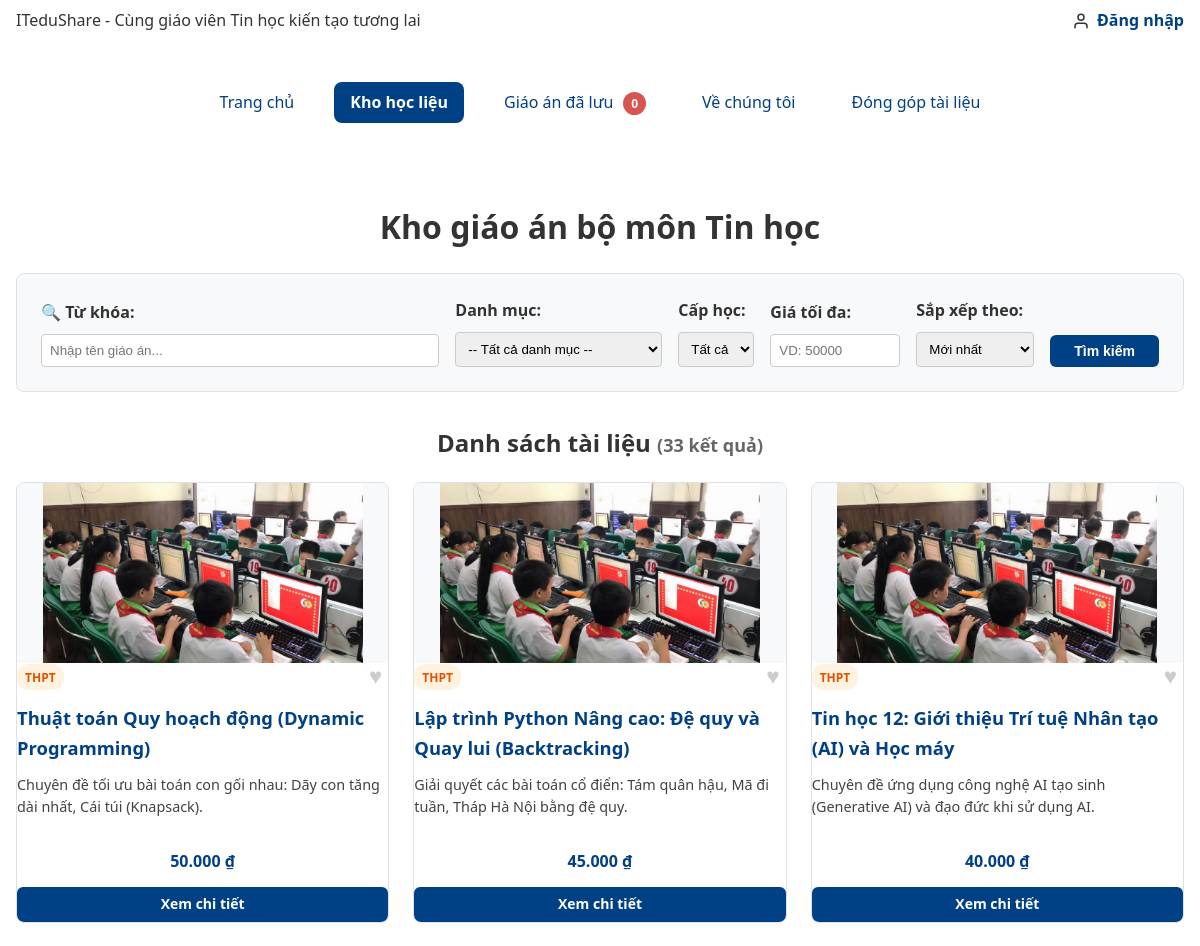
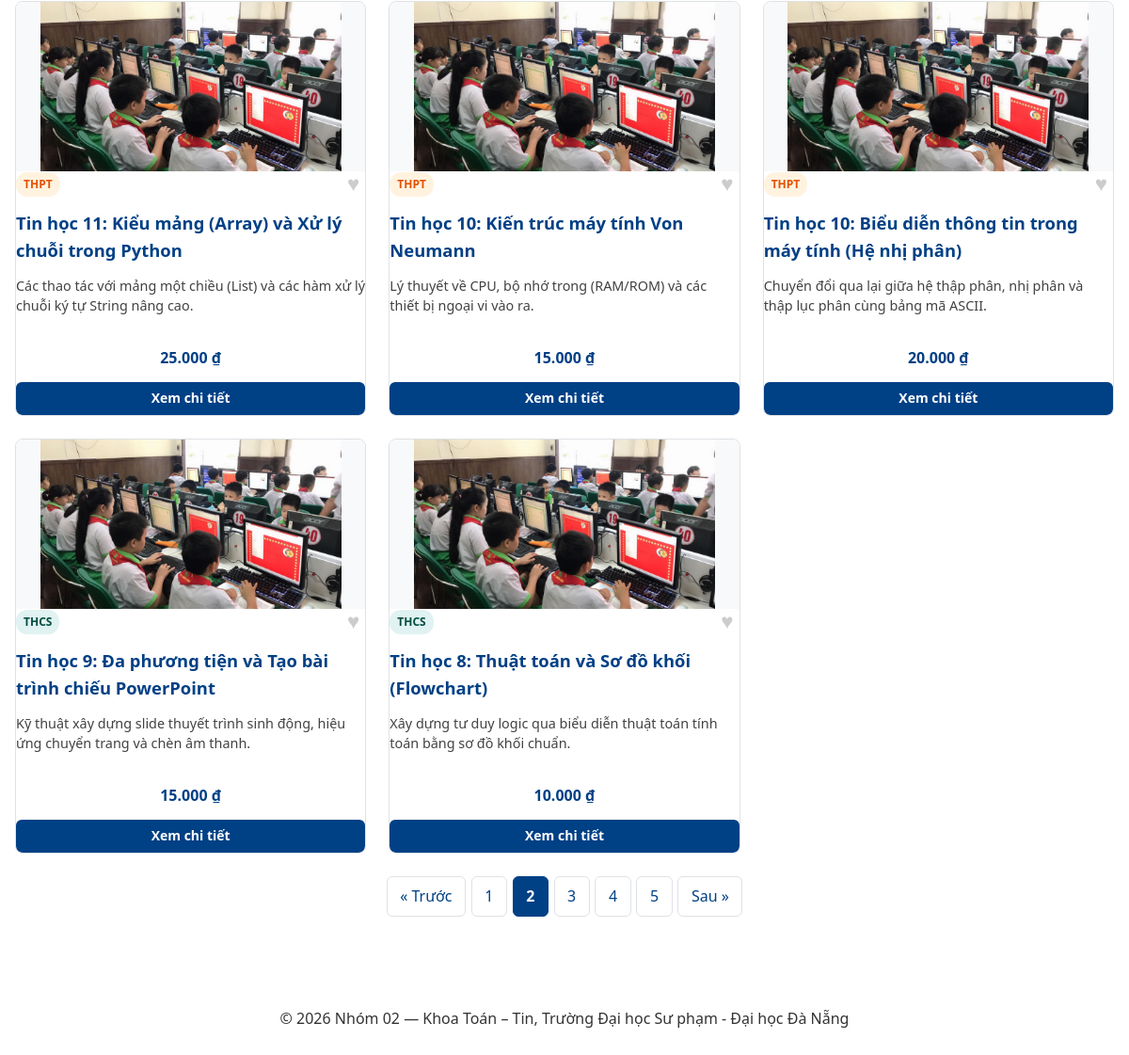
Screenshot of /kho-hoc-lieu.php?trang=2 with the database file from the repository (2 pictures, top to bottom).
### tables this page shows
CREATE TABLE giao_an (
  id          INT UNSIGNED AUTO_INCREMENT PRIMARY KEY,
  danh_muc_id INT UNSIGNED NOT NULL,
  ten         VARCHAR(200) NOT NULL,
  gia         INT UNSIGNED NOT NULL DEFAULT 0 CHECK (gia >= 0),
  ton_kho     INT UNSIGNED NOT NULL DEFAULT 10 CHECK (ton_kho >= 0),
  hinh_anh    VARCHAR(255) NULL,
  mo_ta       TEXT NULL,
  cap_hoc     VARCHAR(50) NOT NULL DEFAULT 'THCS',
  video_url   VARCHAR(255) NULL,
  luot_tai    INT UNSIGNED NOT NULL DEFAULT 0,
  ngay_tao    DATETIME NOT NULL DEFAULT CURRENT_TIMESTAMP,
  FOREIGN KEY (danh_muc_id) REFERENCES danh_muc(id),
  INDEX idx_giao_an_dm_gia (danh_muc_id, gia),
  INDEX idx_giao_an_ten (ten)
);

### inc/ham.php (called while the page is built, shortened)
<?php
function e(mixed $str): string {
    return htmlspecialchars((string)$str, ENT_QUOTES | ENT_SUBSTITUTE, 'UTF-8');
}
function vnd($gia): string {
    $gia = (float)$gia;
    return number_format($gia, 0, ',', '.') . ' ₫';
}

### inc/db.php (called while the page is built, shortened)
<?php
function db(): PDO {
    static $pdo = null;
    if ($pdo === null) {
        $host    = 'localhost';
        $port    = '3306';
        $dbname  = 'ltweb_nhom02';
        $charset = 'utf8mb4';
        $user    = 'root';
        $pass    = '';
        $dsn = "mysql:host={$host};port={$port};dbname={$dbname};charset={$charset}";
        $options = [
            PDO::ATTR_ERRMODE            => PDO::ERRMODE_EXCEPTION,
            PDO::ATTR_DEFAULT_FETCH_MODE => PDO::FETCH_ASSOC,
            PDO::ATTR_EMULATE_PREPARES   => false,
        ];
        $pdo = new PDO($dsn, $user, $pass, $options);
    }
    return $pdo;
}

### src/Data/KhoGiaoAn.php (called while the page is built, shortened)
<?php
class KhoGiaoAn
{
    private function dieuKien(array $loc): array
    {
        $dk = [];
        $ts = [];
        $where = $dk ? 'WHERE ' . implode(' AND ', $dk) : '';
        return [$where, $ts];
    }
    public function dem(array $loc): int
    {
        [$where, $ts] = $this->dieuKien($loc);
        $st = $this->db->prepare("SELECT COUNT(*) FROM giao_an $where");
        $st->execute($ts);
        return (int) $st->fetchColumn();
    }
    public function trang(array $loc, string $sx, int $soDong, int $boQua): array
    {
        [$where, $ts] = $this->dieuKien($loc);
        $orderBy = match ($sx) {
            'gia-tang' => 'gia ASC, id',
            'gia-giam' => 'gia DESC, id',
            'ten'      => 'ten ASC, id',
            default    => 'id DESC',
        };
        $st = $this->db->prepare("SELECT * FROM giao_an $where ORDER BY $orderBy LIMIT ? OFFSET ?");
        $idx = 1;
        $st->bindValue($idx++, (int) $soDong, PDO::PARAM_INT);
        $st->bindValue($idx++, (int) $boQua, PDO::PARAM_INT);
        $st->execute();
        return array_map(fn(array $d) => GiaoAn::tuMang($d), $st->fetchAll());
    }
}

### src/Models/GiaoAn.php (called while the page is built, shortened)
<?php
class GiaoAn
{
    public static function tuMang(array $d): self
    {
        return new self(
            id:        (int)($d['id']        ?? 0),
            ten:       (string)($d['ten']     ?? ''),
            mo_ta:     (string)($d['mo_ta']   ?? ''),
            cap_hoc:   (string)($d['cap_hoc'] ?? ''),
            gia:       (int)($d['gia']        ?? 0),
            hinh_anh:  (string)($d['hinh_anh'] ?? ''),
            video_url: (string)($d['video_url'] ?? ''),
        );
    }
}

### kho-hoc-lieu.php (the view, shortened to what this page needs)
<?php
$kho   = new KhoGiaoAn(db());
$duong = ['options' => ['min_range' => 1]];
$loc = [
    'q'        => trim($_GET['q'] ?? ''),
    'dm'       => filter_var($_GET['dm'] ?? '', FILTER_VALIDATE_INT, $duong),
    'giaToiDa' => filter_var($_GET['gia'] ?? '', FILTER_VALIDATE_INT, $duong),
    'cap_hoc'  => trim($_GET['cap_hoc'] ?? 'Tất cả'),
];
$capHocHopLe = ['Tất cả', 'THCS', 'THPT'];
$kieuSx = [
    'moi'      => 'Mới nhất',
    'gia-tang' => 'Giá tăng dần',
    'gia-giam' => 'Giá giảm dần',
    'ten'      => 'Tên (A–Z)',
];
$sx = $_GET['sx'] ?? 'moi';
$moiTrang = 8;
$tong     = $kho->dem($loc);
$soTrang  = max(1, (int) ceil($tong / $moiTrang));
$hienTai  = filter_var($_GET['trang'] ?? 1, FILTER_VALIDATE_INT, [
    'options' => ['min_range' => 1, 'default' => 1]
]);
$hienTai  = min($hienTai, $soTrang);
$boQua    = ($hienTai - 1) * $moiTrang;
$danhSach = $kho->trang($loc, $sx, $moiTrang, $boQua);
function lienKetTrang(int $so): string
{
    return '?' . http_build_query(array_merge($_GET, ['trang' => $so]));
}
require __DIR__ . '/inc/header.php';
?>
    <main class="trang__chinh">
        <h1 class="tieu-de-chinh can-giua-chu">Kho giáo án bộ môn Tin học</h1>
        <section class="bo-loc-hoc-lieu" aria-label="Tìm kiếm và lọc học liệu"
                 style="background: var(--nen-phu, #f8f9fa); padding: 1.5rem; border-radius: 8px; margin-bottom: 2rem;">
            <form method="GET" action="kho-hoc-lieu.php" role="search"
                  style="display: flex; flex-wrap: wrap; gap: 1rem; align-items: flex-end;">
                <div style="flex: 1; min-width: 220px;">
                    <label for="o-tim-kiem" style="font-weight: bold; display: block; margin-bottom: 0.5rem;">
                        🔍 Từ khóa:
                    </label>
                    <input type="text" id="o-tim-kiem" name="q"
                           value="<?= e($loc['q']) ?>"
                           placeholder="Nhập tên giáo án..."
                           style="width: 100%; padding: 0.5rem; border: 1px solid #ccc; border-radius: 4px;">
                </div>
                <div>
                    <label for="loc-danh-muc" style="font-weight: bold; display: block; margin-bottom: 0.5rem;">
                        Danh mục:
                    </label>
                    <select id="loc-danh-muc" name="dm"
                            style="padding: 0.5rem; border: 1px solid #ccc; border-radius: 4px;">
                        <option value="">-- Tất cả danh mục --</option>
                    </select>
                </div>
                <div>
                    <label for="loc-cap-hoc" style="font-weight: bold; display: block; margin-bottom: 0.5rem;">
                        Cấp học:
                    </label>
                    <select id="loc-cap-hoc" name="cap_hoc"
                            style="padding: 0.5rem; border: 1px solid #ccc; border-radius: 4px;">
                        <?php foreach ($capHocHopLe as $opt): ?>
                            <option value="<?= e($opt) ?>"<?= $opt === $loc['cap_hoc'] ? ' selected' : '' ?>>
                                <?= e($opt) ?>
                            </option>
                        <?php endforeach; ?>
                    </select>
                </div>
                <div>
                    <label for="loc-gia" style="font-weight: bold; display: block; margin-bottom: 0.5rem;">
                        Giá tối đa:
                    </label>
                    <input type="number" id="loc-gia" name="gia" min="0" step="5000"
                           value="<?= $loc['giaToiDa'] ? (int)$loc['giaToiDa'] : '' ?>"
                           placeholder="VD: 50000"
                           style="padding: 0.5rem; border: 1px solid #ccc; border-radius: 4px; width: 130px;">
                </div>
                <div>
                    <label for="sap-xep" style="font-weight: bold; display: block; margin-bottom: 0.5rem;">
                        Sắp xếp theo:
                    </label>
                    <select id="sap-xep" name="sx"
                            style="padding: 0.5rem; border: 1px solid #ccc; border-radius: 4px;">
                        <?php foreach ($kieuSx as $val => $nhan): ?>
                            <option value="<?= e($val) ?>"<?= $val === $sx ? ' selected' : '' ?>>
                                <?= e($nhan) ?>
                            </option>
                        <?php endforeach; ?>
                    </select>
                </div>
                <button type="submit" class="nut-thao-tac nut-thao-tac--xem"
                        style="padding: 0.5rem 1.5rem;">
                    Tìm kiếm
                </button>
            </form>
        </section>
        <section class="danh-sach-the" aria-label="Danh sách giáo án">
            <h2 class="can-giua-chu">
                Danh sách tài liệu
                <small style="font-size: 0.75em; color: #666;">(<?= $tong ?> kết quả)</small>
            </h2>
            <?php if (empty($danhSach)): ?>
                <p role="status" style="text-align: center; padding: 2rem; color: #666; font-style: italic;">
                    😕 Không tìm thấy giáo án nào phù hợp với bộ lọc hiện tại.
                    <br><a href="kho-hoc-lieu.php" style="display: inline-block; margin-top: 0.5rem; color: var(--mau-chinh, #007bff);">Xem tất cả giáo án</a>
                </p>
            <?php else: ?>
                <div class="danh-sach-the__luoi">
                    <?php foreach ($danhSach as $ga): ?>
                        <article class="the-hoc-lieu">
                            <img src="<?= e($ga->hinh_anh) ?>"
                                 alt="<?= e($ga->ten) ?>"
                                 class="the-hoc-lieu__anh"
                                 width="300" height="180" loading="lazy">
                            <div class="the-hoc-lieu__noi-dung">
                                <div style="display: flex; justify-content: space-between; align-items: center;">
                                    <span class="nhan-nho <?= $ga->cap_hoc === 'THCS' ? 'nhan-nho--xanh' : ($ga->cap_hoc === 'THPT' ? 'nhan-nho--cam' : 'nhan-nho--tim') ?>">
                                        <?= e($ga->cap_hoc) ?>
                                    </span>
                                    <button type="button" class="nut-yeu-thich nut-luu-giao-an" data-id="<?= $ga->id ?>" title="Lưu giáo án"
                                            style="background: none; border: none; cursor: pointer; font-size: 1.4rem; color: #ccc; transition: color 0.2s;"
                                            onclick="this.classList.toggle('da-thich'); this.style.color = this.classList.contains('da-thich') ? '#e74c3c' : '#ccc';">
                                        ♥
                                    </button>
                                </div>
                                <h3 class="the-hoc-lieu__tieu-de"><?= e($ga->ten) ?></h3>
                                <p class="the-hoc-lieu__mo-ta"><?= e($ga->mo_ta) ?></p>
                                <div style="margin-top: auto; text-align: center;">
                                    <p style="font-weight: bold; color: var(--mau-chinh, #007bff); margin-bottom: 0.75rem;">
                                        <?= $ga->gia === 0 ? 'Miễn phí' : vnd($ga->gia) ?>
                                    </p>
                                    <a href="chi-tiet-giao-an.php?id=<?= $ga->id ?>"
                                       class="nut-thao-tac nut-thao-tac--xem"
                                       style="display: block; text-align: center;">
                                        Xem chi tiết
                                    </a>
                                </div>
                            </div>
                        </article>
                    <?php endforeach; ?>
                </div>
                <?php if ($soTrang > 1): ?>
                    <nav class="phan-trang" aria-label="Phân trang">
                        <ul class="phan-trang__danh-sach">
                            <?php if ($hienTai > 1): ?>
                                <li>
                                    <a href="<?= e(lienKetTrang($hienTai - 1)) ?>" class="phan-trang__lien-ket" aria-label="Trang trước">
                                        &laquo; Trước
                                    </a>
                                </li>
                            <?php endif; ?>
                            <?php for ($i = 1; $i <= $soTrang; $i++): ?>
                                <li>
                                    <?php if ($i === $hienTai): ?>
                                        <span class="phan-trang__lien-ket phan-trang__lien-ket--hien-tai" aria-current="page">
                                            <?= $i ?>
                                        </span>
                                    <?php else: ?>
                                        <a href="<?= e(lienKetTrang($i)) ?>" class="phan-trang__lien-ket">
                                            <?= $i ?>
                                        </a>
                                    <?php endif; ?>
                                </li>
                            <?php endfor; ?>
                            <?php if ($hienTai < $soTrang): ?>
                                <li>
                                    <a href="<?= e(lienKetTrang($hienTai + 1)) ?>" class="phan-trang__lien-ket" aria-label="Trang sau">
                                        Sau &raquo;
                                    </a>
                                </li>
                            <?php endif; ?>
                        </ul>
                    </nav>
                <?php endif; ?>
            <?php endif; ?>
        </section>
    </main>
<?php require __DIR__ . '/inc/footer.php'; ?>
</body>
</html>

### rows the page displays
giao_an: hinh_anh (picture), cap_hoc "THPT", ten "Thuật toán Quy hoạch động (Dynamic Programming)", mo_ta "Chuyên đề tối ưu bài toán con gối nhau: Dãy con tăng dài nhất, Cái túi (Knapsack).", gia "50.000 ₫"
giao_an: hinh_anh (picture), cap_hoc "THPT", ten "Lập trình Python Nâng cao: Đệ quy và Quay lui (Backtracking)", mo_ta "Giải quyết các bài toán cổ điển: Tám quân hậu, Mã đi tuần, Tháp Hà Nội bằng đệ quy.", gia "45.000 ₫"
giao_an: hinh_anh (picture), cap_hoc "THPT", ten "Tin học 12: Giới thiệu Trí tuệ Nhân tạo (AI) và Học máy", mo_ta "Chuyên đề ứng dụng công nghệ AI tạo sinh (Generative AI) và đạo đức khi sử dụng AI.", gia "40.000 ₫"
giao_an: hinh_anh (picture), cap_hoc "THPT", ten "Tin học 11: Kiểu mảng (Array) và Xử lý chuỗi trong Python", mo_ta "Các thao tác với mảng một chiều (List) và các hàm xử lý chuỗi ký tự String nâng cao.", gia "25.000 ₫"
giao_an: hinh_anh (picture), cap_hoc "THPT", ten "Tin học 10: Kiến trúc máy tính Von Neumann", mo_ta "Lý thuyết về CPU, bộ nhớ trong (RAM/ROM) và các thiết bị ngoại vi vào ra.", gia "15.000 ₫"
giao_an: hinh_anh (picture), cap_hoc "THPT", ten "Tin học 10: Biểu diễn thông tin trong máy tính (Hệ nhị phân)", mo_ta "Chuyển đổi qua lại giữa hệ thập phân, nhị phân và thập lục phân cùng bảng mã ASCII.", gia "20.000 ₫"
giao_an: hinh_anh (picture), cap_hoc "THCS", ten "Tin học 9: Đa phương tiện và Tạo bài trình chiếu PowerPoint", mo_ta "Kỹ thuật xây dựng slide thuyết trình sinh động, hiệu ứng chuyển trang và chèn âm thanh.", gia "15.000 ₫"
giao_an: hinh_anh (picture), cap_hoc "THCS", ten "Tin học 8: Thuật toán và Sơ đồ khối (Flowchart)", mo_ta "Xây dựng tư duy logic qua biểu diễn thuật toán tính toán bằng sơ đồ khối chuẩn.", gia "10.000 ₫"

### other values shown
$ten "Trang chủ"
$ten "Kho học liệu"
$ten "Giáo án đã lưu"
$ten "Về chúng tôi"
$ten "Đóng góp tài liệu"
$tong "33"
form field cap_hoc "Tất cả"
form field sx "Mới nhất"
